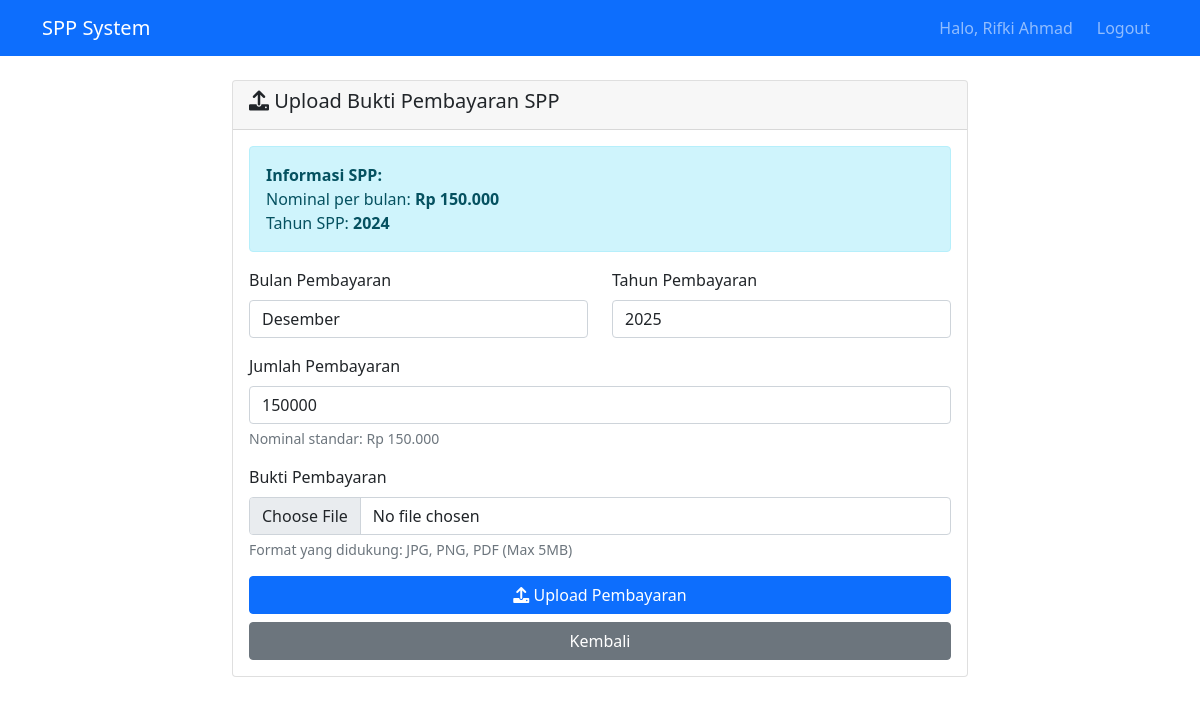
The app's page /student/upload_payment.php (signed in) with its own data.
### tables this page shows
CREATE TABLE `siswa` (
  `nisn` varchar(10) NOT NULL,
  `nis` varchar(10) NOT NULL,
  `user_id` int(11) NOT NULL,
  `nama` varchar(50) NOT NULL,
  `id_kelas` int(11) NOT NULL,
  `alamat` text,
  `no_telp` varchar(13) DEFAULT NULL,
  `id_spp` int(11) NOT NULL
);

CREATE TABLE `spp` (
  `id_spp` int(11) NOT NULL,
  `tahun` year(4) NOT NULL,
  `nominal` int(11) NOT NULL
);

### student/upload_payment.php (the view, shortened to what this page needs)
<?php
$database = new Database();
$db = $database->getConnection();
$query = "SELECT s.*, spp.nominal, spp.tahun FROM siswa s JOIN spp ON s.id_spp = spp.id_spp WHERE s.nisn = :nisn";
$stmt = $db->prepare($query);
$stmt->bindParam(':nisn', $_SESSION['nisn']);
$stmt->execute();
$student = $stmt->fetch(PDO::FETCH_ASSOC);
$months = [
    'januari', 'februari', 'maret', 'april', 'mei', 'juni',
    'juli', 'agustus', 'september', 'oktober', 'november', 'desember'
];
?>
<!DOCTYPE html>
<html lang="id">
<head>
    <link href="https://cdn.jsdelivr.net/npm/bootstrap@5.1.3/dist/css/bootstrap.min.css" rel="stylesheet">
    <link href="https://cdnjs.cloudflare.com/ajax/libs/font-awesome/6.0.0/css/all.min.css" rel="stylesheet">
</head>
<body>
    <nav class="navbar navbar-expand-lg navbar-dark bg-primary">
        <div class="container">
            <a class="navbar-brand" href="dashboard.php">SPP System</a>
            <div class="navbar-nav ms-auto">
                <span class="navbar-text me-3">Halo, <?= $_SESSION['nama'] ?></span>
                <a class="nav-link" href="../auth/logout.php">Logout</a>
            </div>
        </div>
    </nav>
    <div class="container mt-4">
        <div class="row justify-content-center">
            <div class="col-md-8">
                <div class="card">
                    <div class="card-header">
                        <h5><i class="fas fa-upload"></i> Upload Bukti Pembayaran SPP</h5>
                    </div>
                    <div class="card-body">
                        <div class="alert alert-info">
                            <strong>Informasi SPP:</strong><br>
                            Nominal per bulan: <strong>Rp <?= number_format($student['nominal'], 0, ',', '.') ?></strong><br>
                            Tahun SPP: <strong><?= $student['tahun'] ?></strong>
                        </div>
                        <form method="POST" enctype="multipart/form-data">
                            <div class="row">
                                <div class="col-md-6">
                                    <div class="mb-3">
                                        <label for="bulan" class="form-label">Bulan Pembayaran</label>
                                        <select class="form-control" id="bulan" name="bulan" required>
                                            <?php
                                            $current_month = date('n');
                                            foreach ($months as $index => $month):
                                                $month_num = $index + 1;
                                                $selected = ($month_num == $current_month) ? 'selected' : '';
                                            ?>
                                                <option value="<?= $month ?>" <?= $selected ?>><?= ucfirst($month) ?></option>
                                            <?php endforeach; ?>
                                        </select>
                                    </div>
                                </div>
                                <div class="col-md-6">
                                    <div class="mb-3">
                                        <label for="tahun" class="form-label">Tahun Pembayaran</label>
                                        <select class="form-control" id="tahun" name="tahun" required>
                                            <?php
                                            $current_year = date('Y');
                                            for ($i = $current_year; $i >= $current_year - 2; $i--):
                                                $selected = ($i == $current_year) ? 'selected' : '';
                                            ?>
                                                <option value="<?= $i ?>" <?= $selected ?>><?= $i ?></option>
                                            <?php endfor; ?>
                                        </select>
                                    </div>
                                </div>
                            </div>
                            <div class="mb-3">
                                <label for="jumlah_bayar" class="form-label">Jumlah Pembayaran</label>
                                <input type="number" class="form-control" id="jumlah_bayar" name="jumlah_bayar"
                                       value="<?= $student['nominal'] ?>" required>
                                <div class="form-text">Nominal standar: Rp <?= number_format($student['nominal'], 0, ',', '.') ?></div>
                            </div>
                            <div class="mb-3">
                                <label for="bukti_pembayaran" class="form-label">Bukti Pembayaran</label>
                                <input type="file" class="form-control" id="bukti_pembayaran" name="bukti_pembayaran"
                                       accept=".jpg,.jpeg,.png,.pdf" required>
                                <div class="form-text">Format yang didukung: JPG, PNG, PDF (Max 5MB)</div>
                            </div>
                            <div class="d-grid gap-2">
                                <button type="submit" class="btn btn-primary">
                                    <i class="fas fa-upload"></i> Upload Pembayaran
                                </button>
                                <a href="dashboard.php" class="btn btn-secondary">Kembali</a>
                            </div>
                        </form>
                    </div>
                </div>
            </div>
        </div>
    </div>
</body>
</html>

### records on screen
siswa: id_spp.nominal "150.000", id_spp.tahun "2024", jumlah_bayar "150000"

### other values on screen
$_SESSION['nama'] "Rifki Ahmad"
form field bulan "Desember"
form field tahun "2025"
